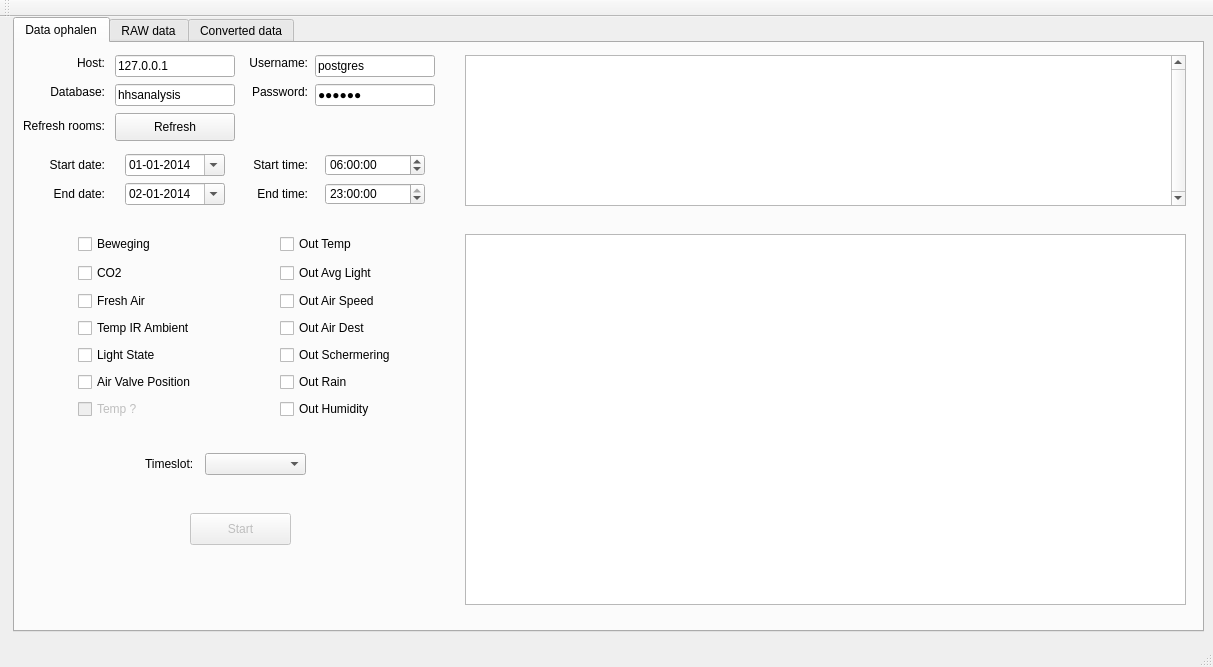
<?xml version="1.0" encoding="UTF-8"?>
<ui version="4.0">
 <class>MainWindow</class>
 <widget class="QMainWindow" name="MainWindow">
  <property name="geometry">
   <rect>
    <x>0</x>
    <y>0</y>
    <width>1213</width>
    <height>667</height>
   </rect>
  </property>
  <property name="sizePolicy">
   <sizepolicy hsizetype="Preferred" vsizetype="Preferred">
    <horstretch>0</horstretch>
    <verstretch>0</verstretch>
   </sizepolicy>
  </property>
  <property name="windowTitle">
   <string>MainWindow</string>
  </property>
  <widget class="QWidget" name="centralWidget">
   <widget class="QTabWidget" name="tabWidget">
    <property name="geometry">
     <rect>
      <x>13</x>
      <y>0</y>
      <width>1191</width>
      <height>615</height>
     </rect>
    </property>
    <property name="sizePolicy">
     <sizepolicy hsizetype="Expanding" vsizetype="Expanding">
      <horstretch>0</horstretch>
      <verstretch>0</verstretch>
     </sizepolicy>
    </property>
    <property name="minimumSize">
     <size>
      <width>1191</width>
      <height>615</height>
     </size>
    </property>
    <property name="maximumSize">
     <size>
      <width>781</width>
      <height>16777215</height>
     </size>
    </property>
    <property name="currentIndex">
     <number>0</number>
    </property>
    <widget class="QWidget" name="tab">
     <attribute name="title">
      <string>Data ophalen</string>
     </attribute>
     <widget class="QTextBrowser" name="logEntry">
      <property name="geometry">
       <rect>
        <x>450</x>
        <y>12</y>
        <width>721</width>
        <height>151</height>
       </rect>
      </property>
      <property name="sizePolicy">
       <sizepolicy hsizetype="Expanding" vsizetype="Expanding">
        <horstretch>0</horstretch>
        <verstretch>0</verstretch>
       </sizepolicy>
      </property>
      <property name="maximumSize">
       <size>
        <width>16777215</width>
        <height>800</height>
       </size>
      </property>
      <property name="verticalScrollBarPolicy">
       <enum>Qt::ScrollBarAlwaysOn</enum>
      </property>
      <property name="lineWrapMode">
       <enum>QTextEdit::NoWrap</enum>
      </property>
     </widget>
     <widget class="QTimeEdit" name="time_end">
      <property name="geometry">
       <rect>
        <x>310</x>
        <y>140</y>
        <width>100</width>
        <height>22</height>
       </rect>
      </property>
      <property name="dateTime">
       <datetime>
        <hour>23</hour>
        <minute>0</minute>
        <second>0</second>
        <year>2000</year>
        <month>1</month>
        <day>1</day>
       </datetime>
      </property>
      <property name="time">
       <time>
        <hour>23</hour>
        <minute>0</minute>
        <second>0</second>
       </time>
      </property>
     </widget>
     <widget class="QCheckBox" name="checkOutAirSpeed">
      <property name="geometry">
       <rect>
        <x>265</x>
        <y>248</y>
        <width>124</width>
        <height>20</height>
       </rect>
      </property>
      <property name="text">
       <string>Out Air Speed</string>
      </property>
     </widget>
     <widget class="QCheckBox" name="checkPres">
      <property name="geometry">
       <rect>
        <x>63</x>
        <y>191</y>
        <width>127</width>
        <height>20</height>
       </rect>
      </property>
      <property name="text">
       <string>Beweging</string>
      </property>
      <property name="checked">
       <bool>false</bool>
      </property>
     </widget>
     <widget class="QCheckBox" name="checkTemp">
      <property name="enabled">
       <bool>false</bool>
      </property>
      <property name="geometry">
       <rect>
        <x>63</x>
        <y>356</y>
        <width>127</width>
        <height>20</height>
       </rect>
      </property>
      <property name="text">
       <string>Temp ?</string>
      </property>
      <property name="checked">
       <bool>false</bool>
      </property>
     </widget>
     <widget class="QCheckBox" name="checkValve">
      <property name="geometry">
       <rect>
        <x>63</x>
        <y>329</y>
        <width>127</width>
        <height>20</height>
       </rect>
      </property>
      <property name="text">
       <string>Air Valve Position</string>
      </property>
     </widget>
     <widget class="QDateEdit" name="date_start">
      <property name="geometry">
       <rect>
        <x>110</x>
        <y>111</y>
        <width>100</width>
        <height>22</height>
       </rect>
      </property>
      <property name="dateTime">
       <datetime>
        <hour>0</hour>
        <minute>0</minute>
        <second>0</second>
        <year>2014</year>
        <month>1</month>
        <day>1</day>
       </datetime>
      </property>
      <property name="currentSection">
       <enum>QDateTimeEdit::DaySection</enum>
      </property>
      <property name="displayFormat">
       <string>dd-MM-yyyy</string>
      </property>
      <property name="calendarPopup">
       <bool>true</bool>
      </property>
      <property name="date">
       <date>
        <year>2014</year>
        <month>1</month>
        <day>1</day>
       </date>
      </property>
     </widget>
     <widget class="QLabel" name="Text_endtime">
      <property name="geometry">
       <rect>
        <x>230</x>
        <y>140</y>
        <width>63</width>
        <height>22</height>
       </rect>
      </property>
      <property name="text">
       <string>End time:</string>
      </property>
      <property name="alignment">
       <set>Qt::AlignRight|Qt::AlignTrailing|Qt::AlignVCenter</set>
      </property>
     </widget>
     <widget class="QLabel" name="Text_enddate">
      <property name="geometry">
       <rect>
        <x>-1</x>
        <y>140</y>
        <width>91</width>
        <height>22</height>
       </rect>
      </property>
      <property name="text">
       <string>End date:</string>
      </property>
      <property name="alignment">
       <set>Qt::AlignRight|Qt::AlignTrailing|Qt::AlignVCenter</set>
      </property>
     </widget>
     <widget class="QCheckBox" name="checkCO2">
      <property name="enabled">
       <bool>true</bool>
      </property>
      <property name="geometry">
       <rect>
        <x>63</x>
        <y>220</y>
        <width>127</width>
        <height>20</height>
       </rect>
      </property>
      <property name="text">
       <string>CO2</string>
      </property>
      <property name="checked">
       <bool>false</bool>
      </property>
     </widget>
     <widget class="QCheckBox" name="checkOutRain">
      <property name="geometry">
       <rect>
        <x>265</x>
        <y>329</y>
        <width>124</width>
        <height>20</height>
       </rect>
      </property>
      <property name="text">
       <string>Out Rain</string>
      </property>
     </widget>
     <widget class="QCheckBox" name="checkOutLight">
      <property name="geometry">
       <rect>
        <x>265</x>
        <y>220</y>
        <width>124</width>
        <height>20</height>
       </rect>
      </property>
      <property name="text">
       <string>Out Avg Light</string>
      </property>
     </widget>
     <widget class="QLabel" name="Text_username">
      <property name="geometry">
       <rect>
        <x>230</x>
        <y>12</y>
        <width>63</width>
        <height>16</height>
       </rect>
      </property>
      <property name="text">
       <string>Username:</string>
      </property>
      <property name="alignment">
       <set>Qt::AlignRight|Qt::AlignTrailing|Qt::AlignVCenter</set>
      </property>
     </widget>
     <widget class="QCheckBox" name="checkTempIr">
      <property name="geometry">
       <rect>
        <x>63</x>
        <y>275</y>
        <width>127</width>
        <height>20</height>
       </rect>
      </property>
      <property name="text">
       <string>Temp IR Ambient</string>
      </property>
     </widget>
     <widget class="QLabel" name="Text_startdate">
      <property name="geometry">
       <rect>
        <x>-1</x>
        <y>111</y>
        <width>91</width>
        <height>22</height>
       </rect>
      </property>
      <property name="text">
       <string>Start date:</string>
      </property>
      <property name="alignment">
       <set>Qt::AlignRight|Qt::AlignTrailing|Qt::AlignVCenter</set>
      </property>
     </widget>
     <widget class="QLabel" name="Text_refreshrooms">
      <property name="geometry">
       <rect>
        <x>-1</x>
        <y>73</y>
        <width>91</width>
        <height>20</height>
       </rect>
      </property>
      <property name="text">
       <string>Refresh rooms:</string>
      </property>
      <property name="scaledContents">
       <bool>false</bool>
      </property>
      <property name="alignment">
       <set>Qt::AlignRight|Qt::AlignTrailing|Qt::AlignVCenter</set>
      </property>
     </widget>
     <widget class="QPushButton" name="pushRefresh">
      <property name="enabled">
       <bool>true</bool>
      </property>
      <property name="geometry">
       <rect>
        <x>100</x>
        <y>70</y>
        <width>120</width>
        <height>28</height>
       </rect>
      </property>
      <property name="text">
       <string>Refresh</string>
      </property>
     </widget>
     <widget class="QCheckBox" name="checkOutAirDest">
      <property name="geometry">
       <rect>
        <x>265</x>
        <y>275</y>
        <width>124</width>
        <height>20</height>
       </rect>
      </property>
      <property name="text">
       <string>Out Air Dest</string>
      </property>
     </widget>
     <widget class="QLineEdit" name="db_host">
      <property name="geometry">
       <rect>
        <x>100</x>
        <y>12</y>
        <width>120</width>
        <height>22</height>
       </rect>
      </property>
      <property name="minimumSize">
       <size>
        <width>120</width>
        <height>0</height>
       </size>
      </property>
      <property name="maximumSize">
       <size>
        <width>120</width>
        <height>16777215</height>
       </size>
      </property>
      <property name="text">
       <string>127.0.0.1</string>
      </property>
     </widget>
     <widget class="QPushButton" name="pushStart">
      <property name="enabled">
       <bool>false</bool>
      </property>
      <property name="geometry">
       <rect>
        <x>175</x>
        <y>470</y>
        <width>101</width>
        <height>32</height>
       </rect>
      </property>
      <property name="sizePolicy">
       <sizepolicy hsizetype="Fixed" vsizetype="Fixed">
        <horstretch>0</horstretch>
        <verstretch>0</verstretch>
       </sizepolicy>
      </property>
      <property name="minimumSize">
       <size>
        <width>101</width>
        <height>32</height>
       </size>
      </property>
      <property name="maximumSize">
       <size>
        <width>101</width>
        <height>32</height>
       </size>
      </property>
      <property name="cursor">
       <cursorShape>ArrowCursor</cursorShape>
      </property>
      <property name="text">
       <string>Start</string>
      </property>
     </widget>
     <widget class="QTimeEdit" name="time_start">
      <property name="geometry">
       <rect>
        <x>310</x>
        <y>111</y>
        <width>100</width>
        <height>22</height>
       </rect>
      </property>
      <property name="dateTime">
       <datetime>
        <hour>6</hour>
        <minute>0</minute>
        <second>0</second>
        <year>2000</year>
        <month>1</month>
        <day>1</day>
       </datetime>
      </property>
      <property name="calendarPopup">
       <bool>false</bool>
      </property>
      <property name="time">
       <time>
        <hour>6</hour>
        <minute>0</minute>
        <second>0</second>
       </time>
      </property>
     </widget>
     <widget class="QLabel" name="Text_database">
      <property name="geometry">
       <rect>
        <x>-1</x>
        <y>41</y>
        <width>91</width>
        <height>16</height>
       </rect>
      </property>
      <property name="layoutDirection">
       <enum>Qt::LeftToRight</enum>
      </property>
      <property name="text">
       <string>Database:</string>
      </property>
      <property name="alignment">
       <set>Qt::AlignRight|Qt::AlignTrailing|Qt::AlignVCenter</set>
      </property>
     </widget>
     <widget class="QLabel" name="Text_starttime">
      <property name="geometry">
       <rect>
        <x>230</x>
        <y>111</y>
        <width>63</width>
        <height>22</height>
       </rect>
      </property>
      <property name="text">
       <string>Start time:</string>
      </property>
      <property name="alignment">
       <set>Qt::AlignRight|Qt::AlignTrailing|Qt::AlignVCenter</set>
      </property>
     </widget>
     <widget class="QCheckBox" name="checkOutScherming">
      <property name="geometry">
       <rect>
        <x>265</x>
        <y>302</y>
        <width>124</width>
        <height>20</height>
       </rect>
      </property>
      <property name="text">
       <string>Out Schermering</string>
      </property>
     </widget>
     <widget class="QCheckBox" name="checkLightState">
      <property name="geometry">
       <rect>
        <x>63</x>
        <y>302</y>
        <width>127</width>
        <height>20</height>
       </rect>
      </property>
      <property name="text">
       <string>Light State</string>
      </property>
     </widget>
     <widget class="QCheckBox" name="checkOutHumidity">
      <property name="geometry">
       <rect>
        <x>265</x>
        <y>356</y>
        <width>124</width>
        <height>20</height>
       </rect>
      </property>
      <property name="text">
       <string>Out Humidity</string>
      </property>
     </widget>
     <widget class="QLabel" name="Text_host">
      <property name="geometry">
       <rect>
        <x>-1</x>
        <y>12</y>
        <width>91</width>
        <height>16</height>
       </rect>
      </property>
      <property name="layoutDirection">
       <enum>Qt::LeftToRight</enum>
      </property>
      <property name="text">
       <string>Host:</string>
      </property>
      <property name="alignment">
       <set>Qt::AlignRight|Qt::AlignTrailing|Qt::AlignVCenter</set>
      </property>
     </widget>
     <widget class="QLineEdit" name="db_user">
      <property name="geometry">
       <rect>
        <x>300</x>
        <y>12</y>
        <width>120</width>
        <height>22</height>
       </rect>
      </property>
      <property name="minimumSize">
       <size>
        <width>120</width>
        <height>0</height>
       </size>
      </property>
      <property name="maximumSize">
       <size>
        <width>120</width>
        <height>16777215</height>
       </size>
      </property>
      <property name="text">
       <string>postgres</string>
      </property>
     </widget>
     <widget class="QLineEdit" name="db_passw">
      <property name="geometry">
       <rect>
        <x>300</x>
        <y>41</y>
        <width>120</width>
        <height>22</height>
       </rect>
      </property>
      <property name="minimumSize">
       <size>
        <width>120</width>
        <height>0</height>
       </size>
      </property>
      <property name="maximumSize">
       <size>
        <width>120</width>
        <height>16777215</height>
       </size>
      </property>
      <property name="autoFillBackground">
       <bool>false</bool>
      </property>
      <property name="text">
       <string>geheim</string>
      </property>
      <property name="echoMode">
       <enum>QLineEdit::Password</enum>
      </property>
     </widget>
     <widget class="QLineEdit" name="db_name">
      <property name="geometry">
       <rect>
        <x>100</x>
        <y>41</y>
        <width>120</width>
        <height>22</height>
       </rect>
      </property>
      <property name="minimumSize">
       <size>
        <width>120</width>
        <height>0</height>
       </size>
      </property>
      <property name="maximumSize">
       <size>
        <width>120</width>
        <height>16777215</height>
       </size>
      </property>
      <property name="text">
       <string>hhsanalysis</string>
      </property>
     </widget>
     <widget class="QLabel" name="Text_password">
      <property name="geometry">
       <rect>
        <x>230</x>
        <y>41</y>
        <width>63</width>
        <height>16</height>
       </rect>
      </property>
      <property name="text">
       <string>Password:</string>
      </property>
      <property name="alignment">
       <set>Qt::AlignRight|Qt::AlignTrailing|Qt::AlignVCenter</set>
      </property>
     </widget>
     <widget class="QCheckBox" name="checkOutTemp">
      <property name="geometry">
       <rect>
        <x>265</x>
        <y>191</y>
        <width>124</width>
        <height>20</height>
       </rect>
      </property>
      <property name="text">
       <string>Out Temp</string>
      </property>
     </widget>
     <widget class="QCheckBox" name="checkAirFlow">
      <property name="enabled">
       <bool>true</bool>
      </property>
      <property name="geometry">
       <rect>
        <x>63</x>
        <y>248</y>
        <width>127</width>
        <height>20</height>
       </rect>
      </property>
      <property name="text">
       <string>Fresh Air</string>
      </property>
      <property name="checked">
       <bool>false</bool>
      </property>
     </widget>
     <widget class="QTableView" name="tableView">
      <property name="geometry">
       <rect>
        <x>450</x>
        <y>191</y>
        <width>721</width>
        <height>371</height>
       </rect>
      </property>
     </widget>
     <widget class="QDateEdit" name="date_end">
      <property name="geometry">
       <rect>
        <x>110</x>
        <y>140</y>
        <width>100</width>
        <height>22</height>
       </rect>
      </property>
      <property name="dateTime">
       <datetime>
        <hour>0</hour>
        <minute>0</minute>
        <second>0</second>
        <year>2014</year>
        <month>1</month>
        <day>2</day>
       </datetime>
      </property>
      <property name="displayFormat">
       <string>dd-MM-yyyy</string>
      </property>
      <property name="calendarPopup">
       <bool>true</bool>
      </property>
      <property name="date">
       <date>
        <year>2014</year>
        <month>1</month>
        <day>2</day>
       </date>
      </property>
     </widget>
     <widget class="QLabel" name="Text_timeslot">
      <property name="geometry">
       <rect>
        <x>130</x>
        <y>410</y>
        <width>61</width>
        <height>22</height>
       </rect>
      </property>
      <property name="text">
       <string>Timeslot:</string>
      </property>
     </widget>
     <widget class="QComboBox" name="comboTime">
      <property name="geometry">
       <rect>
        <x>190</x>
        <y>410</y>
        <width>101</width>
        <height>22</height>
       </rect>
      </property>
     </widget>
    </widget>
    <widget class="QWidget" name="tab_2">
     <attribute name="title">
      <string>RAW data</string>
     </attribute>
     <widget class="QTableView" name="tableSensors">
      <property name="geometry">
       <rect>
        <x>10</x>
        <y>4</y>
        <width>1163</width>
        <height>279</height>
       </rect>
      </property>
     </widget>
     <widget class="QTableView" name="tableRawData">
      <property name="geometry">
       <rect>
        <x>10</x>
        <y>290</y>
        <width>1163</width>
        <height>278</height>
       </rect>
      </property>
     </widget>
    </widget>
    <widget class="QWidget" name="tab_3">
     <attribute name="title">
      <string>Converted data</string>
     </attribute>
     <widget class="QTableView" name="tableConvertedData">
      <property name="geometry">
       <rect>
        <x>10</x>
        <y>53</y>
        <width>1163</width>
        <height>521</height>
       </rect>
      </property>
     </widget>
     <widget class="QPushButton" name="pushExportCSV">
      <property name="enabled">
       <bool>false</bool>
      </property>
      <property name="geometry">
       <rect>
        <x>541</x>
        <y>10</y>
        <width>101</width>
        <height>32</height>
       </rect>
      </property>
      <property name="sizePolicy">
       <sizepolicy hsizetype="Fixed" vsizetype="Fixed">
        <horstretch>0</horstretch>
        <verstretch>0</verstretch>
       </sizepolicy>
      </property>
      <property name="minimumSize">
       <size>
        <width>101</width>
        <height>32</height>
       </size>
      </property>
      <property name="maximumSize">
       <size>
        <width>101</width>
        <height>32</height>
       </size>
      </property>
      <property name="text">
       <string>Export to CSV</string>
      </property>
     </widget>
     <widget class="QComboBox" name="comboExportDelim">
      <property name="geometry">
       <rect>
        <x>398</x>
        <y>15</y>
        <width>101</width>
        <height>22</height>
       </rect>
      </property>
     </widget>
     <widget class="QLabel" name="label_11">
      <property name="geometry">
       <rect>
        <x>330</x>
        <y>15</y>
        <width>61</width>
        <height>22</height>
       </rect>
      </property>
      <property name="text">
       <string>Delimiter:</string>
      </property>
     </widget>
    </widget>
   </widget>
  </widget>
  <widget class="QToolBar" name="mainToolBar">
   <attribute name="toolBarArea">
    <enum>TopToolBarArea</enum>
   </attribute>
   <attribute name="toolBarBreak">
    <bool>false</bool>
   </attribute>
  </widget>
  <widget class="QStatusBar" name="statusBar"/>
 </widget>
 <layoutdefault spacing="6" margin="11"/>
 <resources/>
 <connections/>
</ui>
